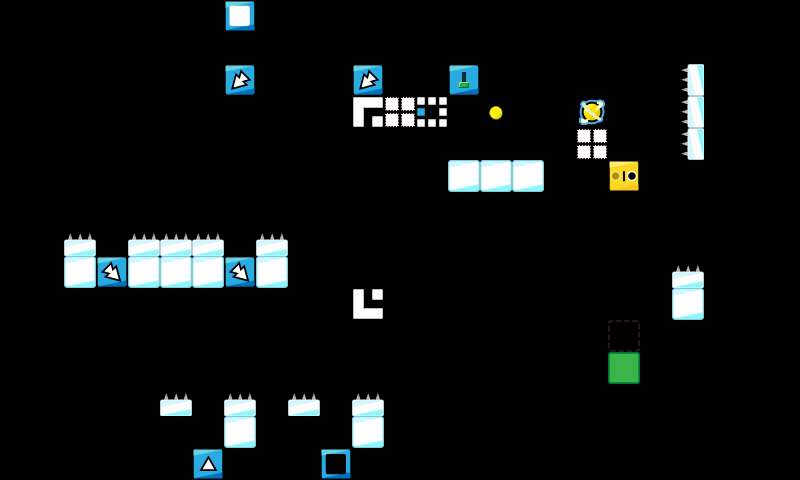

A level layout from a 2D game, rendered from its tile map. Below: a short description, then the map file with tile-grid data replaced by summaries:
An orthogonal 25x15 tile map with 32x32 px tiles, 1 tile layer (map).

<map version="1.0" orientation="orthogonal" renderorder="right-down" width="25" height="15" tilewidth="32" tileheight="32" nextobjectid="1">
 <properties>
  <property name="ad" value="false" />
 </properties>
 <tileset firstgid="1" name="map_tiles" tilewidth="32" tileheight="32" tilecount="225" columns="15">
  <image source="../../img/map_tiles.png" width="480" height="480" />
 </tileset>
 <layer name="map" width="25" height="15">
  <data>[375 cells, 43 non-empty, 18 distinct tile ids]</data>
 </layer>
 <objectgroup color="#ffffff" name="Object Layer 1" />
</map>
